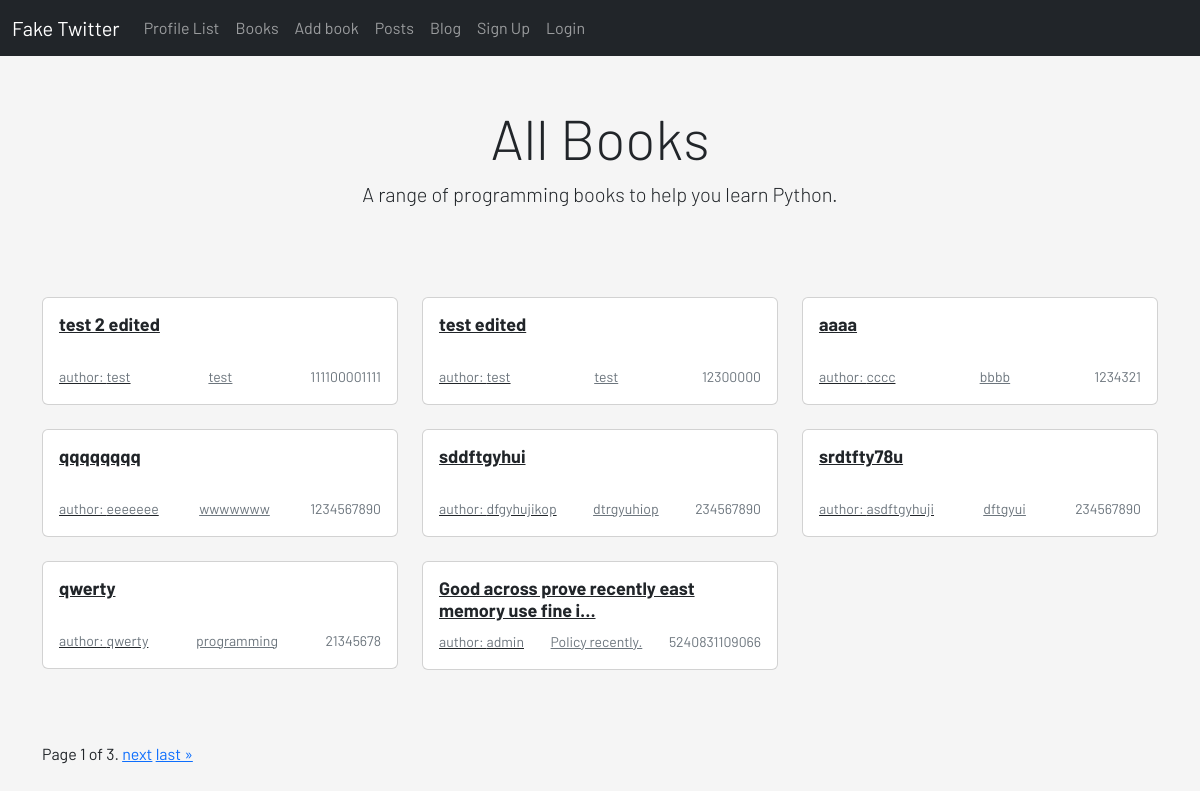
The page /books/ on the database its author committed.
### main/models.py (models this page shows, shortened)
class Book(models.Model):
    title = models.CharField(max_length=100)
    slug = models.SlugField(null=True)
    genre = models.CharField(max_length=30)
    author = models.CharField(max_length=30)
    isbn = models.IntegerField()
    count = models.IntegerField(null=True, default=0)

### main/views.py (the view)
# urls.py: path('books/', views.BookView.as_view(), name='books'),
class BookView(ListView):
    model = Book
    template_name = 'main/books.html'
    context_object_name = 'books'  # using ListView default name of context is object_list instead of object in template
    paginate_by = 8
    ordering = ['-id']

### main/templates/main/books.html (shortened to what this page needs)
{% extends 'base.html' %}
{% block template %}
    {% include 'navbar-twitter.html' %}
    <div class="container">
        <div class="px-3 py-3 pt-md-5 pb-md-4 mx-auto text-center">
            <h2 class="display-4">All Books</h2>
            <p class="lead">A range of programming books to help you learn Python.</p>
        </div>
        <div class="py-5">
            <div class="row">
                {% for book in books %}
                <div class="col-md-4">
                    <a class="text-dark" href="{% url 'main:book_detail' slug=book.slug %}">
                        <div class="card mb-4 box-shadow">
                            <div class="card-body">
                                <h2 style="font-size:18px;font-weight:bold;min-height:42px;">
                                    {{ book.title|truncatechars:50 }}</h2>
                                <div class="d-flex justify-content-between align-items-center">
                                    <small class="text-muted">author: {{ book.author }}</small>
                                    <small><a class="text-muted" href="{% url 'main:genre' genre=book.genre %}">{{ book.genre }}</a></small>
                                    <small class="text-muted">{{ book.isbn }}</small>
                                </div>
                            </div>
                        </div>
                    </a>
                </div>
                {% endfor %}
            </div>
        </div>
    <div class="row">
        <div class="col-12">
        <span class="step-links">
            <span class="current">
                Page {{ page_obj.number }} of {{ page_obj.paginator.num_pages }}.
            </span>
            {% if page_obj.has_next %}
                <a href="?page={{ page_obj.next_page_number }}">next</a>
                <a href="?page={{ page_obj.paginator.num_pages }}">last &raquo;</a>
            {% endif %}
        </span>
    </div>
        </div>
</div><br/>
{% endblock %}

### static/css/main.css (style rules this page uses)
body { background-color: whitesmoke; }
html, body { font-family: 'Barlow', sans-serif; }

### rows shown on the page
Book: title "test 2 edited", author "test", genre "test", isbn "111100001111"
Book: title "test edited", author "test", genre "test", isbn "12300000"
Book: title "aaaa", author "cccc", genre "bbbb", isbn "1234321"
Book: title "qqqqqqqq", author "eeeeeee", genre "wwwwwww", isbn "1234567890"
Book: title "sddftgyhui", author "dfgyhujikop", genre "dtrgyuhiop", isbn "234567890"
Book: title "srdtfty78u", author "asdftgyhuji", genre "dftgyui", isbn "234567890"
Book: title "qwerty", author "qwerty", genre "programming", isbn "21345678"
Book: title "Good across prove recently east memory use fine i…", author "admin", genre "Policy recently.", isbn "5240831109066"

### other values the page prints
{{ page_obj.number }} "1"
{{ page_obj.paginator.num_pages }} "3"
